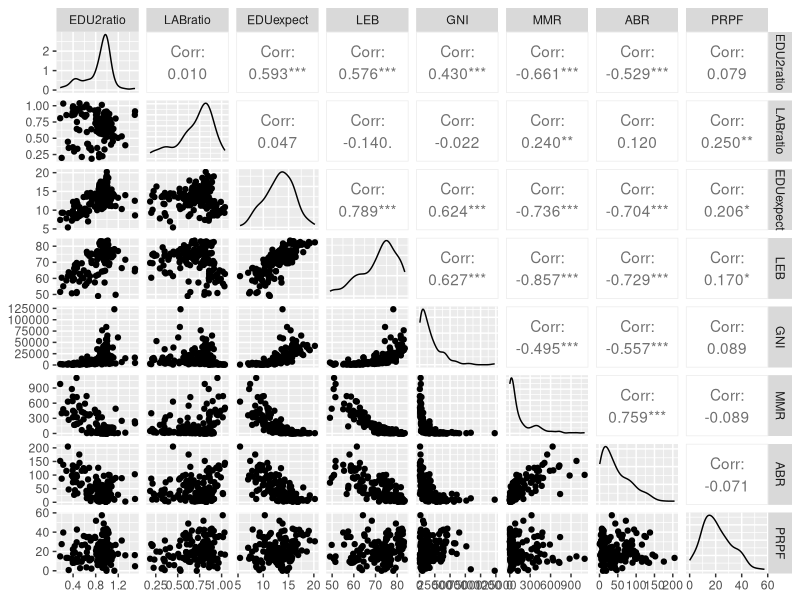
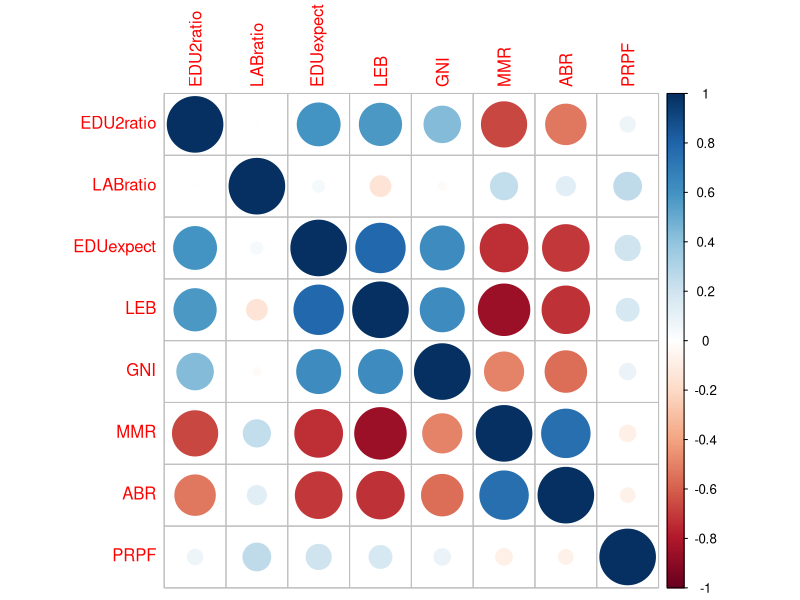
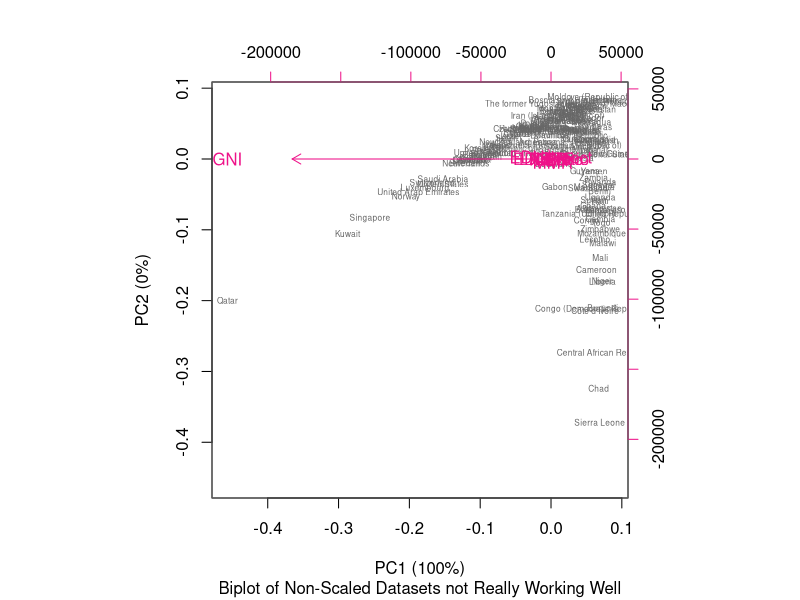
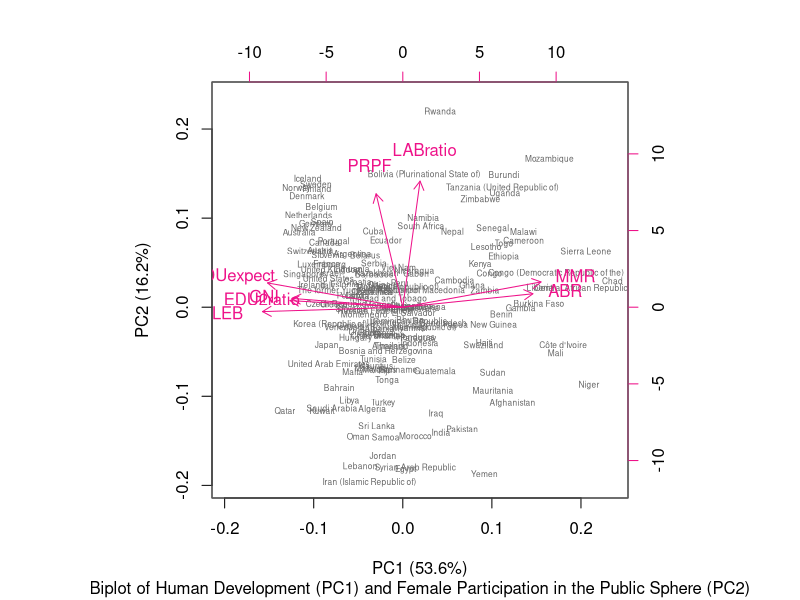
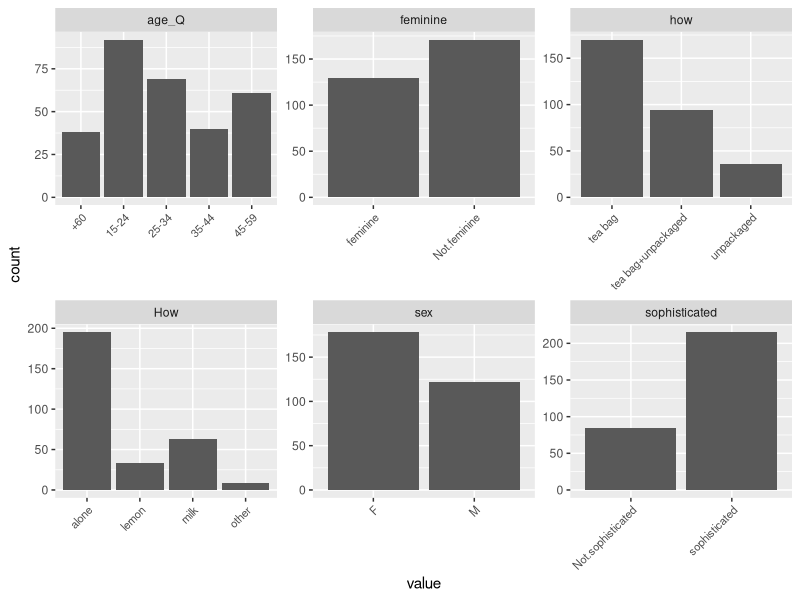
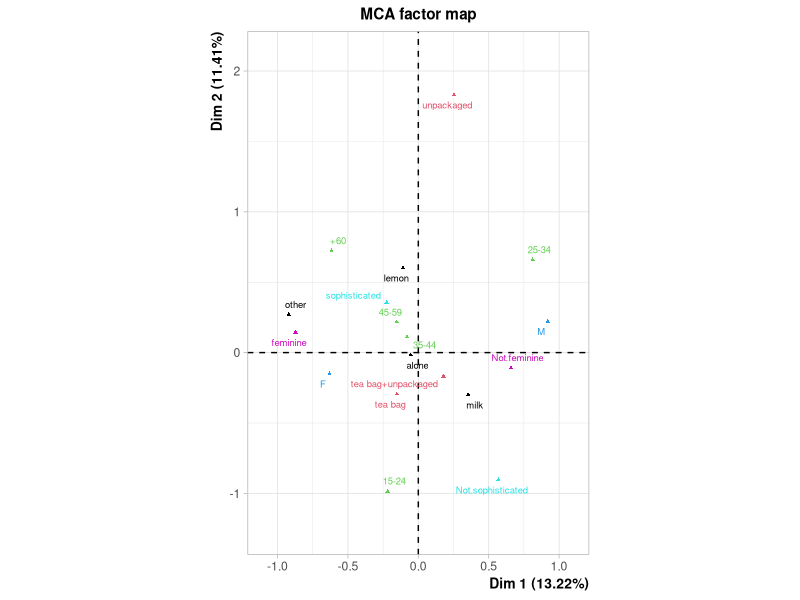

Source code (R) for these figures, in order:
## ---- chunk 1
library(tidyverse)
library(GGally)
library(corrplot)
## ---- chunk 2
setwd("C:/Users/Jukke/OneDrive/Työpöytä/IODS/IODS-project/data")
human <- read.csv("human2.csv")
rownames(human) <- human$X
human <- dplyr::select(human, -X)
## ---- chunk 3
str(human)
## ---- chunk 4
summary(human)
ggpairs(human)
## ---- chunk 5
cor(human) %>% corrplot()
## ---- chunk 6
pca_human <- prcomp(human)

s <- summary(pca_human)

# rounded percentages of variance captured by each PC
pca_pr <- round(100*s$importance[2,], digits = 1) 


# create object pc_lab to be used as axis labels
pc_lab <- paste0(names(pca_pr), " (", pca_pr, "%)")

# draw a biplot of the principal component representation and the original variables
biplot(pca_human, cex = c(0.5, 1), col = c("grey40", "deeppink2"), xlab = pc_lab[1], ylab = pc_lab[2], sub = "Biplot of Non-Scaled Datasets not Really Working Well")
## ---- chunk 7
human_std <- scale(human)

pca_std <- prcomp(human_std)
s1 <- summary(pca_std)
# rounded percentages of variance captured by each PC
pca_pr1 <- round(100*s1$importance[2,], digits = 1) 

# print out the percentages of variance
pca_pr1

# create object pc_lab to be used as axis labels
pc_lab <- paste0(names(pca_pr1), " (", pca_pr1, "%)")
# draw a biplot of the principal component representation and the original variables
biplot(pca_std, cex = c(0.5, 1), col = c("grey40", "deeppink2"), xlab = pc_lab[1], ylab = pc_lab[2], sub = "Biplot of Human Development (PC1) and Female Participation in the Public Sphere (PC2)")

## ---- chunk 8
library(FactoMineR)
data(tea)
## ---- chunk 9
dim(tea)
str(tea)
## ---- chunk 10
summary(tea)
## ---- chunk 11
tea_time <- dplyr::select(tea, How, how, age_Q, sex, sophisticated, feminine)

gather(tea_time) %>% ggplot(aes(value)) + facet_wrap("key", scales = "free") + geom_bar() + theme(axis.text.x = element_text(angle = 45, hjust = 1, size = 8))
## ---- chunk 12
mca_tea <- MCA(tea_time, graph = FALSE)


summary(mca_tea)
## ---- chunk 13
plot(mca_tea, cex = 0.6, invisible=c("ind"), habillage = "quali")
